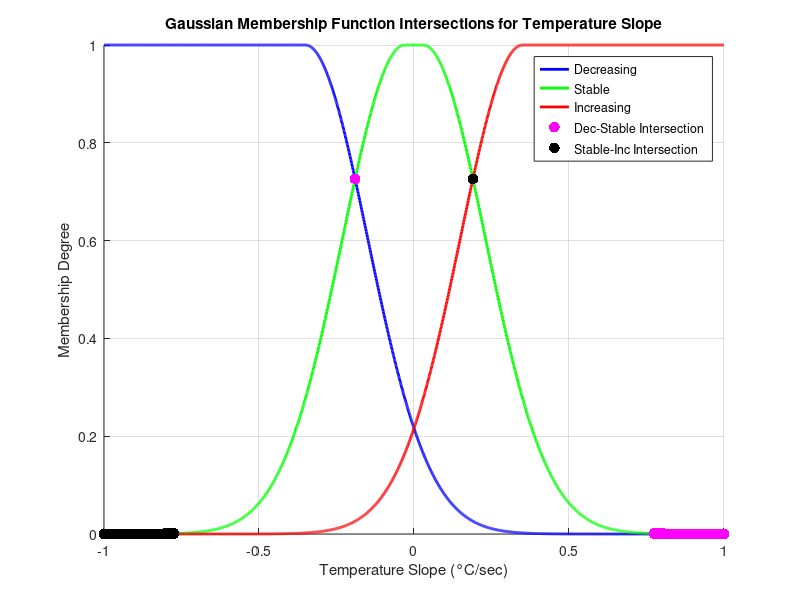

Write the MATLAB code that produced this figure.
x = -1:0.001:1; % Higher resolution for better accuracy

% Define Gaussian membership functions
yDec = gauss2mf(x, [0.2, -1, 0.2, -0.35]);
yStable = gauss2mf(x, [0.2, -0.03, 0.2, 0.03]);
yInc = gauss2mf(x, [0.2, 0.35, 0.2, 1]);

% Find intersection points
idx_dec_stable = find(abs(yDec - yStable) < 0.001); % Dec-Stable intersection
idx_stable_inc = find(abs(yStable - yInc) < 0.001); % Stable-Inc intersection

% Extract x-coordinates of intersection points
x_dec_stable = x(idx_dec_stable);
x_stable_inc = x(idx_stable_inc);

% Plot the membership functions
figure; hold on;

plot(x, yDec, 'b', 'LineWidth', 2);
plot(x, yStable, 'g', 'LineWidth', 2);
plot(x, yInc, 'r', 'LineWidth', 2);

% Mark intersection points
scatter(x_dec_stable, yStable(idx_dec_stable), 60, 'm', 'filled', 'DisplayName', 'Dec-Stable Intersection');
scatter(x_stable_inc, yStable(idx_stable_inc), 60, 'k', 'filled', 'DisplayName', 'Stable-Inc Intersection');

legend("Decreasing", "Stable", "Increasing", "Dec-Stable Intersection", "Stable-Inc Intersection");
xlabel("Temperature Slope (°C/sec)");
ylabel("Membership Degree");
title("Gaussian Membership Function Intersections for Temperature Slope");
grid on;
hold off;
